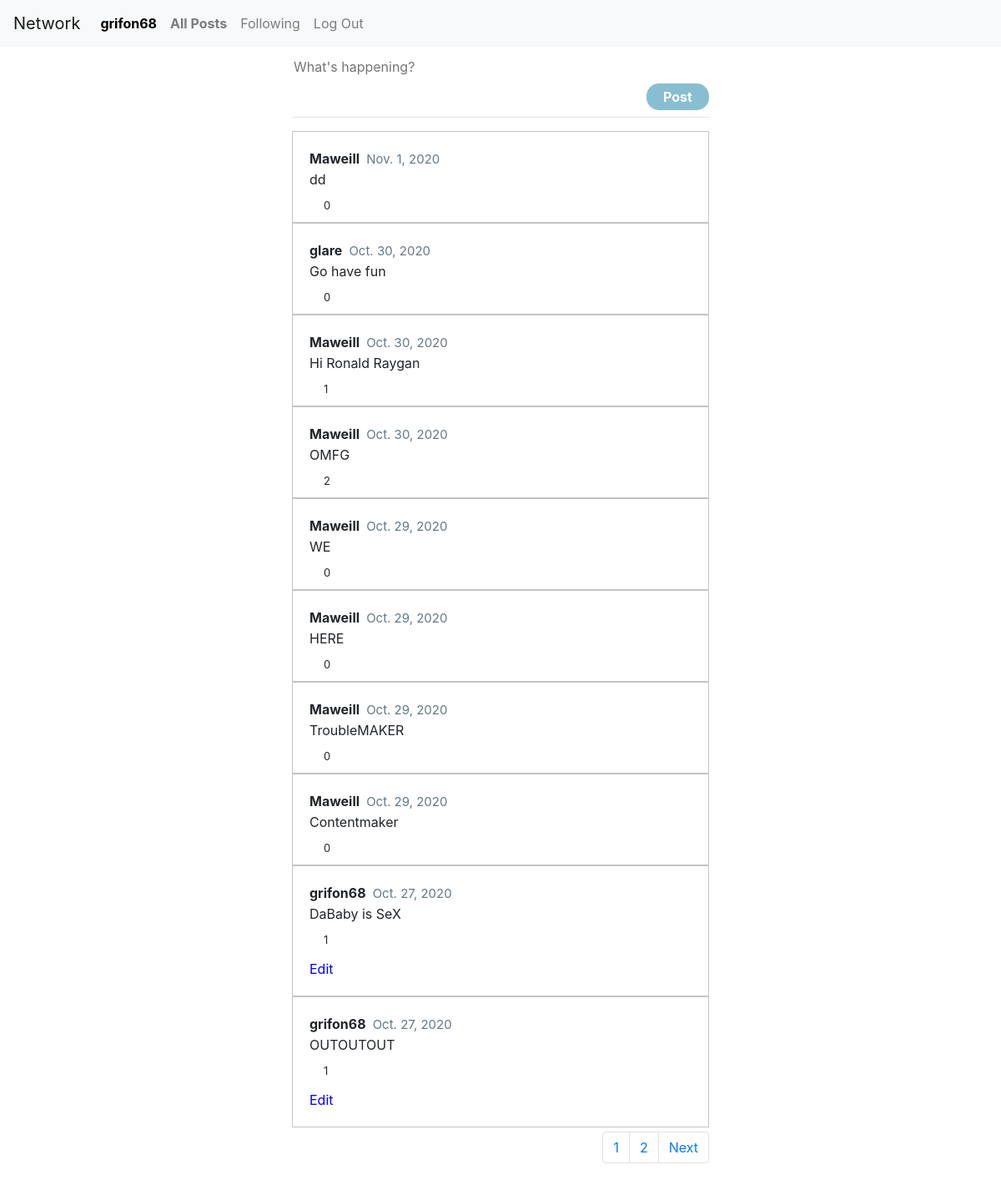
Screenshot of /1 (signed in) with the database file from the repository.
### network/models.py (models this page shows, shortened)
class User(AbstractUser):
    pass

class Post(models.Model):
	user = models.ForeignKey(User, on_delete=models.CASCADE, related_name="posts")
	text = models.TextField(max_length=280)
	liked = models.ManyToManyField(User, blank=True, related_name="post_liked")
	created = models.DateTimeField(auto_now_add=True)

### network/views.py (the view)
# urls.py: path("<int:num>", views.index, name="index"),
def index(request, num):
    posts = Post.objects.all().order_by("-created")
    posts_pages = Paginator(posts, 10)
    current_page = posts_pages.page(num)
    now_date = datetime.now()
    return render(request, "network/index.html", {
        "posts": posts,
        "posts_pages": posts_pages,
        "current_page": current_page,
        "pages_number": range(1, posts_pages.num_pages + 1),
        })

### network/templates/network/index.html (shortened to what this page needs)
{% extends "network/layout.html" %}
{% load static %}
{% block body %}
	{% if user.is_authenticated %}
		<div id="new-post" onload="init();">
			<form id="create-post">
				<textarea id="new-post-content" name="content" placeholder="What's happening?" rows="1" autofocus></textarea><br>
				<button id="new-post-btn" type="submit">Post</button>
			</form>
		</div>
	{% endif %}
	<br><hr>
    {% for post in current_page %}
    	<div class="post">
    		{% if user.is_authenticated %}
	    		<p class="post-info"><a id="post-user" href="{% url 'profile' username=post.user num=1 %}">{{ post.user }}</a>  <span id="post-created">{{ post.created.date }}</span></p>
	    	{% else %}
	    		<p class="post-info"><a id="post-user" href="/login">{{ post.user }}</a>  <span id="post-created">{{ post.created.date }}</span></p>
	    	{% endif %}
    		<p class="post-content">{{ post.text }}</p>
    		{% if user.is_authenticated %}
    			<div class="heart" tabindex="-1"></div>
    		{% else %}
    			<a href="/login"><div class="heart" tabindex="-1"></div></a>
    		{% endif %}
    		<p class="post-liked">{{ post.liked.all.count }}</p>
    		{% if post.user == request.user %}
    			<p class="post-edit" ><span id="post-edit-btn">Edit</span></p>
    		{% endif %}
    	</div>
    {% endfor %}
    <nav aria-label="Page navigation example" style="float: right; margin-top: 5px;">
  		<ul class="pagination">
		    {% for number in pages_number %}
		    	<li class="page-item"><a class="page-link" href="{{number}}">{{number}}</a></li>
		    {% endfor %}
		    {% if current_page.has_next %}
			    <li class="page-item"><a class="page-link" href="{{current_page.next_page_number}}">Next</a></li>
			{% endif %}
  		</ul>
{% endblock %}

### network/templates/network/layout.html (shortened to what this page needs)
{% load static %}
<!DOCTYPE html>
<html lang="en">
    <head>
        <link rel="stylesheet" href="https://stackpath.bootstrapcdn.com/bootstrap/4.4.1/css/bootstrap.min.css">
        <link href="{% static 'network/styles.css' %}" rel="stylesheet">
    </head>
    <body>
        <nav class="navbar navbar-expand-lg navbar-light bg-light">
            <a class="navbar-brand" href="{% url 'index' num=1 %}">Network</a>
            <div>
              <ul class="navbar-nav mr-auto">
                {% if user.is_authenticated %}
                    <li class="nav-item">
                        <a class="nav-link" href="{% url 'profile' username=user.username num=1 %}" id="profile-btn">{{ user.username }}</a>
                    </li>
                {% endif %}
                <li class="nav-item">
                  <a class="nav-link" id="all_posts-btn" href="{% url 'index' num=1 %}">All Posts</a>
                </li>
                {% if user.is_authenticated %}
                    <li class="nav-item">
                        <a class="nav-link" id="following-btn" href="{% url 'following' num=1 %}">Following</a>
                    </li>
                    <li class="nav-item">
                        <a class="nav-link" href="{% url 'logout' %}">Log Out</a>
                    </li>
                {% endif %}
              </ul>
            </div>
          </nav>
        <div class="body">
            {% block body %}
            {% endblock %}
        </div>
    </body>
</html>

### network/static/network/styles.css (style rules this page uses)
a { color: inherit; }
#profile-btn { font-weight: bold; color: black; }
.body { padding: 10px; position: relative; display: table; margin-left: auto; margin-right: auto; }
.post { padding: 20px; width: 500px; border: 1px solid #c4c4c4; height: auto; }
.post > * { margin: 0px; }
.post-info { font-weight: bold; cursor: pointer; display: table; }
#post-user { margin-right: 8px; }
#post-edit-btn { color: blue; }
.post-edit { margin-top: 23px; }
#post-created { font-weight: normal; font-size: 15px; color: rgb(101, 119, 134); }
#new-post-content { width: 500px; height: auto; }
#new-post-content, #edit-area:focus { outline: none; }
.post-liked { font-size: 13px; margin-left: 17px; position: relative; top: 10px; }
.heart { cursor: pointer; background-image:url( 'https://abs.twimg.com/a/1446542199/img/t1/web_heart_animation.png'); background-position: left; background-repeat: no-repeat; background-size: 2900%; height: 40px; width: 50px; position: absolute; left: 13px; }
#new-post-btn, #edit-btn { border: none; border-radius: 15px; background-color: #ADD8E6; color: white; font-weight: bold; float: right; width: 15%; height: 32px; }
#new-post-btn, #edit-btn:hover:enabled { background-color: #88bed1; }
#new-post-btn, #edit-btn:focus { outline: none; }
#new-post-content { border: 0 none black; outline: none; resize: none; }

### network/templates/network/index.html (style rules this page uses)
#all_posts-btn { font-weight: bold; }

### rows the page displays
User: username "grifon68"
Post: user "Maweill", created "Nov. 1, 2020", text "dd", liked.all.count "0"
Post: user "glare", created "Oct. 30, 2020", text "Go have fun", liked.all.count "0"
Post: user "Maweill", created "Oct. 30, 2020", text "Hi Ronald Raygan", liked.all.count "1"
Post: user "Maweill", created "Oct. 30, 2020", text "OMFG", liked.all.count "2"
Post: user "Maweill", created "Oct. 29, 2020", text "WE", liked.all.count "0"
Post: user "Maweill", created "Oct. 29, 2020", text "HERE", liked.all.count "0"
Post: user "Maweill", created "Oct. 29, 2020", text "TroubleMAKER", liked.all.count "0"
Post: user "Maweill", created "Oct. 29, 2020", text "Contentmaker", liked.all.count "0"
Post: user "grifon68", created "Oct. 27, 2020", text "DaBaby is SeX", liked.all.count "1", shows "Edit"
Post: user "grifon68", created "Oct. 27, 2020", text "OUTOUTOUT", liked.all.count "1", shows "Edit"

### other values shown
{{ number }} "1" "2"
